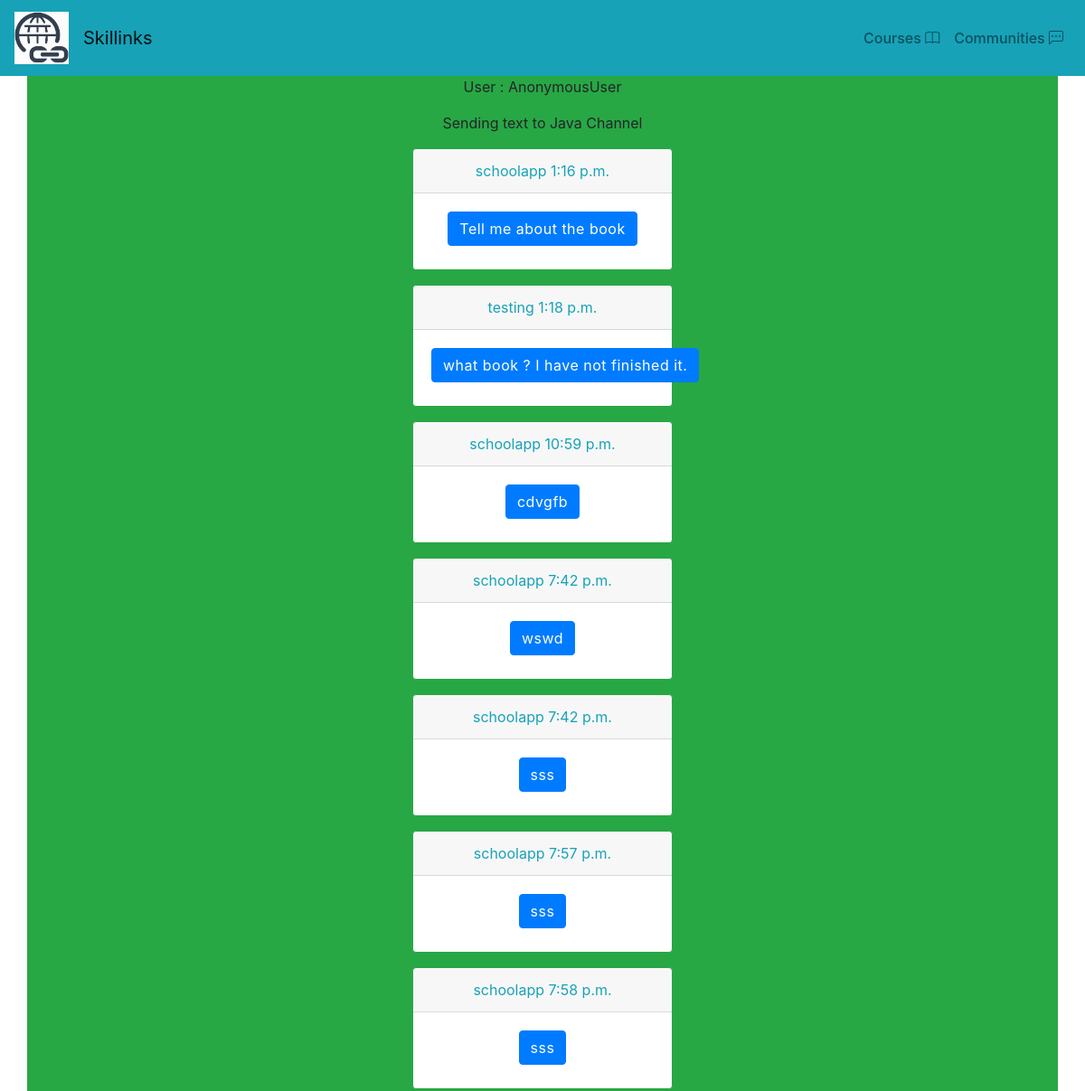
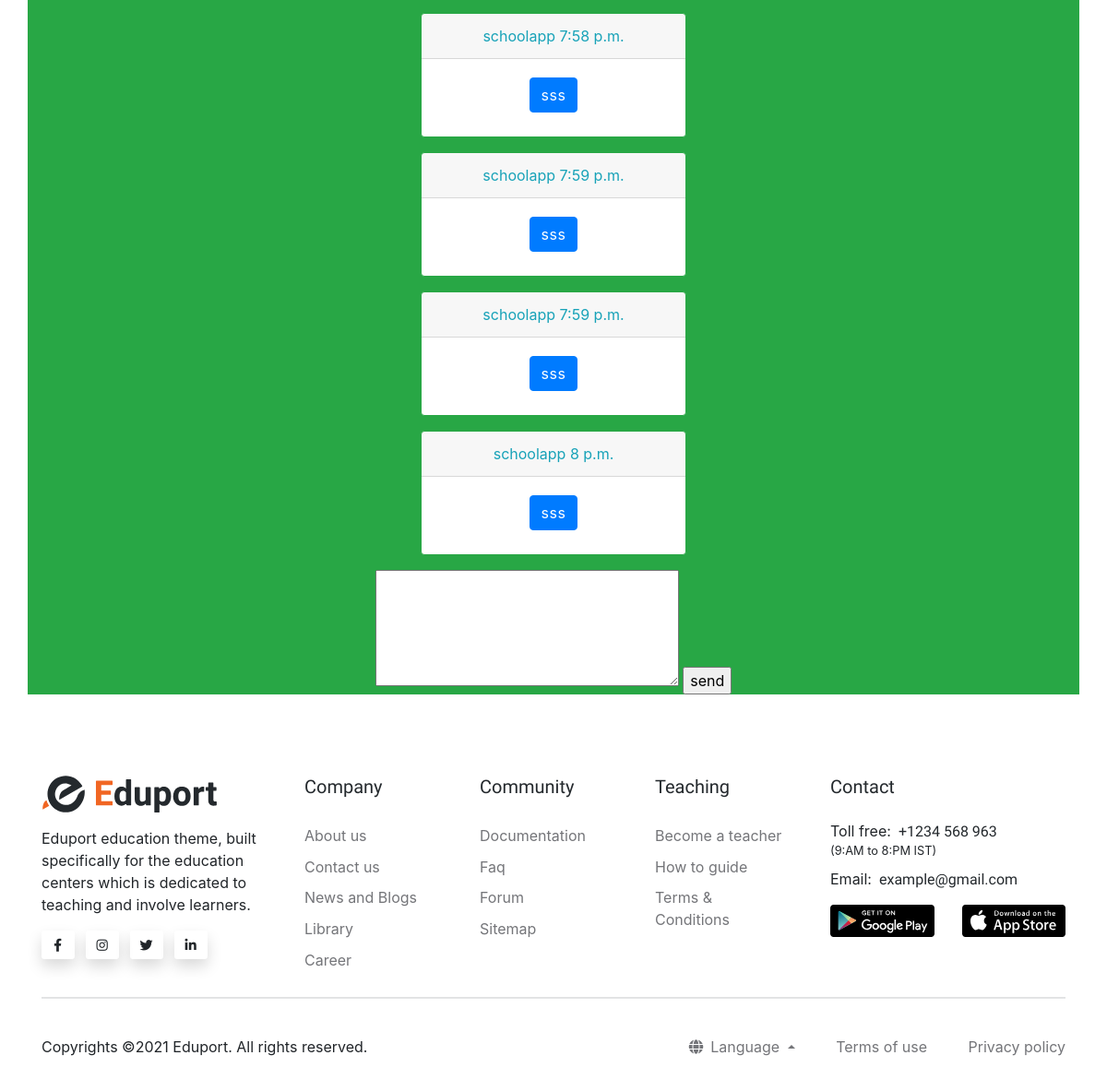
/messenger/11, run on the app's committed database (2 pictures, top to bottom).
### schoolapp/models.py (models this page shows, shortened)
class Forum(models.Model):
    name = models.CharField(max_length=1000)
    def __str__(self):
        return self.name

class Message(models.Model):
    sender = models.ForeignKey(User, on_delete=models.CASCADE, default=False)
    forum = models.ForeignKey(Forum, on_delete=models.CASCADE , null=True)
    value = models.TextField()
    sent = models.DateTimeField(auto_now_add=True)

### schoolapp/views.py (the view)
# urls.py: path('messenger/<int:id>', views.messenger, name='messenger'),
def messenger(request,id):
    forum = Forum.objects.get(pk=id)
    chatboard = Message.objects.filter(forum_id=id)
    context={
        'forum': forum,
        'chatboard':chatboard,
    }
    return render(request, 'messenger.html', context)

### schoolapp/templates/messenger.html (shortened to what this page needs)
{% extends 'base.html' %}
{% load static %}
{% block content %}
<div class="container bg-success mb-3 text-center" >
  <p class="card-text">User : {{user}} {{user.username}}  </p>
  <p class="card-text">Sending text to {{forum}} Channel</p>
  {% if chatboard %}
    {% for item in chatboard %}
    <div class="card border-success mb-3 mt-2 mx-auto" style="max-width: 18rem;">
      <div class="card-header text-info">{{item.sender}} {{item.sent.time}} </div>
      <div class="card-body text-success">
        <a href="#"><button class="btn btn-primary">
        <p class="card-text">{{item.value}}</p>
      </div>
    </div>
    {% endfor %}
  {% endif %}
  {% block banner %}  {% include "send.html" %} {% endblock banner %}
</div>
{% endblock content %}

### data on the page
Forum: name "Java"
Message: sender "schoolapp", sent.time "1:16 p.m.", value "Tell me about the book"
Message: sender "testing", sent.time "1:18 p.m.", value "what book ? I have not finished it."
Message: sender "schoolapp", sent.time "10:59 p.m.", value "cdvgfb"
Message: sender "schoolapp", sent.time "7:42 p.m.", value "wswd"
Message: sender "schoolapp", sent.time "7:42 p.m.", value "sss"
Message: sender "schoolapp", sent.time "7:57 p.m.", value "sss"
Message: sender "schoolapp", sent.time "7:58 p.m.", value "sss"
Message: sender "schoolapp", sent.time "7:58 p.m.", value "sss"
Message: sender "schoolapp", sent.time "7:59 p.m.", value "sss"
Message: sender "schoolapp", sent.time "7:59 p.m.", value "sss"
Message: sender "schoolapp", sent.time "8 p.m.", value "sss"

### other printed values
{{ user }} "AnonymousUser"
